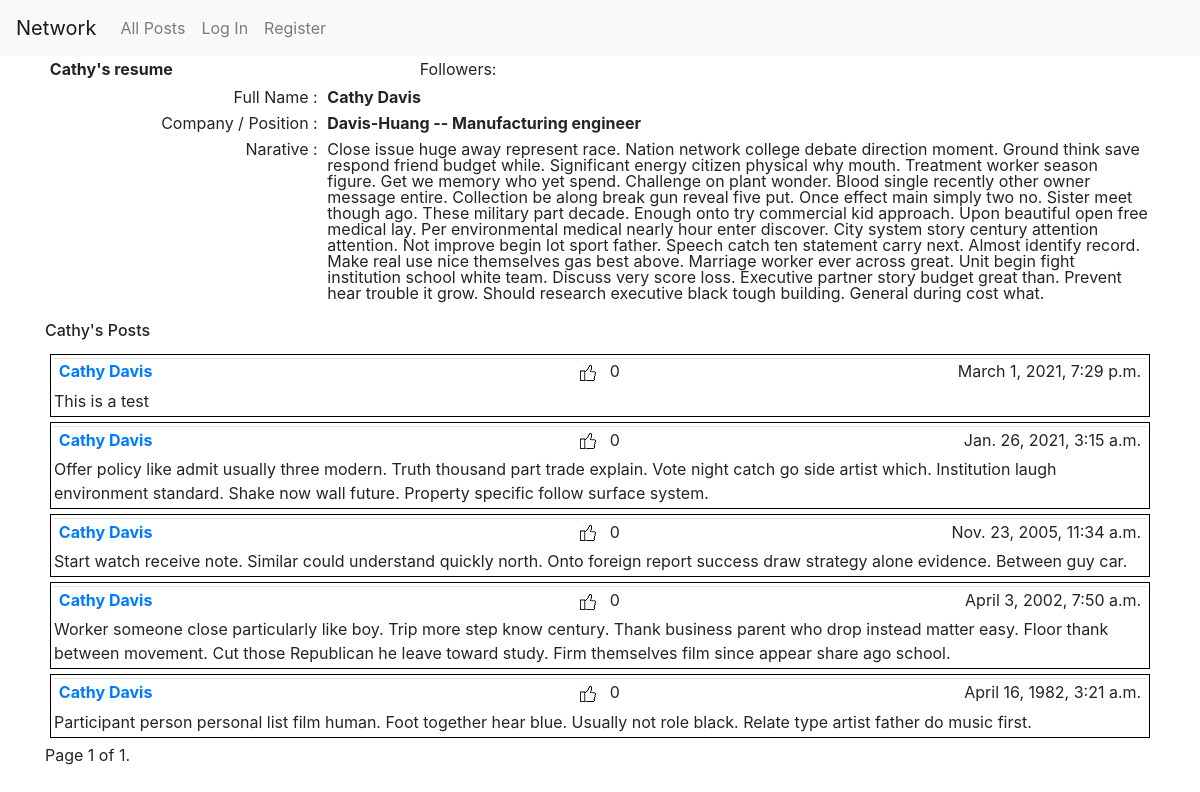
Page /7/ on the committed database.
### network/models.py (models this page shows, shortened)
class Resume(models.Model):
    user = models.OneToOneField("User", on_delete=models.CASCADE,
                                primary_key=True, related_name='details')
    company = models.CharField(max_length=64)
    job = models.CharField(max_length=64)
    website = models.URLField
    narative = models.TextField(max_length=1024)

class User(AbstractUser):
    pass

class Post(models.Model):
    user = models.ForeignKey("User", on_delete=models.CASCADE, related_name='posts')
    timestamp = models.DateTimeField(default=timezone.now)
    body = models.TextField(blank=False)
    likes = models.IntegerField(default=0)
    unlikes = models.IntegerField(default=0)

### network/views.py (the view)
# urls.py: path("<int:pk>/", views.ResumeDetailView.as_view(), name="resume"),
class ResumeDetailView(SingleObjectMixin, ListView):
    context_object_name = "resume"
    paginate_by = 10
    template_name = 'network/resume_detail.html'
    def get(self, request, *args, **kwargs):
        self.object = self.get_object(queryset=Resume.objects.all())
        return super().get(request, *args, **kwargs)
    def get_queryset(self):
        return self.object.user.posts.all().order_by('-timestamp')
    def get_context_data(self, **kwargs):
        context = super().get_context_data(**kwargs)
        context['resume'] = self.object
        return context

### network/templates/network/resume_detail.html (shortened to what this page needs)
{% extends "network/layout.html" %}
{% load static %}
{% block body %}
  <div id="user-resume-view">
  <table class="table table1 table-borderless table-sm">
    <tr>
      <td><b>{{ resume.user.first_name }}'s resume</b></td>
      <td id="followers">Followers: </td>
      <td>
      </td>
    </tr>
  </table>
    <table class="table table-borderless table-sm" width="75%">
        <col style="width:25%">
        <col style=width:50%">
        <tr>
            <td class="text-right">Full Name : </td>
            <td><b> {{ resume.user.first_name }} {{ resume.user.last_name }}</b></td>
        </tr>
        <tr>
            <td class="text-right">Company / Position :</td>
          <td><b>{{ resume.company }} -- {{ resume.job }}</b></td>
        </tr>
        <tr>
            <td class="text-right">Narative : </td>
            <td>{{ resume.narative }}</td>
        </tr>
    </table>
    <div id="all-post-view">
      <h6>{{ resume.user.first_name }}'s Posts</h6>
      <div class="pagination">
        <span class="step-links">
          {% for post in page_obj %}
            <div class="posts">
              {% if post.user.username == user.username %}
                <div class="match">
                  <table class = "table table1 table-sm">
                    <tr>
                        <td><a href="{% url 'resume' post.user.id %}">
                              <b>{{ post.user.first_name }} {{ post.user.last_name }}</b>
                            </a>
                        </td>
                        <td id="likes"><img src="{% static 'like-128.jpg' %}" alt="Likes"> &nbsp {{ post.likes }}</td>
                        <td><span style="float: right">{{ post.timestamp }}</span></td>
                    </tr>
                  </table>
                  {{ post.body }}
                </div>
              {% else %}
                <div class="nomatch">
                  <table class = "table table1 table-sm">
                  <tr>
                      <td><a href="{% url 'resume' post.user.id %}">
                            <b>{{ post.user.first_name }} {{ post.user.last_name }}</b>
                          </a>
                      </td>
                      <td id="likes"><img src="{% static 'like-128.jpg' %}" alt="Likes"> &nbsp {{ post.likes }}</td>
                      <td><span style="float: right">{{ post.timestamp }}</span></td>
                  </tr>
                  </table>
                  {{ post.body }}
                </div>
              {% endif %}
            </div>
          {% endfor %}
          <span class="current">
              Page {{ page_obj.number }} of {{ page_obj.paginator.num_pages }}.
          </span>
        </span>
      </div>
    </div>
  </div>
{% endblock %}

### network/static/network/styles.css (style rules this page uses)
html { font-family: Arial, sans-serif; }
.posts { max-height: 100px; overflow-y: auto; padding: 3px; margin: 5px; border: 1px solid black; }
.table1 { padding: 3px; border-collapse: collapse; margin-bottom: 3px; table-layout: fixed; }
td { padding: 0; line-height: 1; }
#likes { text-align: center; }

### rows in the picture
Resume: user.first_name "Cathy", user.last_name "Davis", company "Davis-Huang", job "Manufacturing engineer", narative "Close issue huge away represent race. Nation network college debate direction moment. Ground think save respond friend budget while. Significant energy citizen physical why mouth. Treatment worker season figure. Get we memory who yet spend. Challenge on plant wonder. Blood single recently other owner message entire. Collection be along break gun reveal five put. Once effect main simply two no. Sister meet though ago. These military part decade. Enough onto try commercial kid approach. Upon beautiful open free medical lay. Per environmental medical nearly hour enter discover. City system story century attention attention. Not improve begin lot sport father. Speech catch ten statement carry…"
Post: user.first_name "Cathy", user.last_name "Davis", likes "0", timestamp "March 1, 2021, 7:29 p.m.", body "This is a test"
Post: user.first_name "Cathy", user.last_name "Davis", likes "0", timestamp "Jan. 26, 2021, 3:15 a.m.", body "Offer policy like admit usually three modern. Truth thousand part trade explain. Vote night catch go side artist which. Institution laugh environment standard. Shake now wall future. Property specific follow surface system."
Post: user.first_name "Cathy", user.last_name "Davis", likes "0", timestamp "Nov. 23, 2005, 11:34 a.m.", body "Start watch receive note. Similar could understand quickly north. Onto foreign report success draw strategy alone evidence. Between guy car."
Post: user.first_name "Cathy", user.last_name "Davis", likes "0", timestamp "April 3, 2002, 7:50 a.m.", body "Worker someone close particularly like boy. Trip more step know century. Thank business parent who drop instead matter easy. Floor thank between movement. Cut those Republican he leave toward study. Firm themselves film since appear share ago school."
Post: user.first_name "Cathy", user.last_name "Davis", likes "0", timestamp "April 16, 1982, 3:21 a.m.", body "Participant person personal list film human. Foot together hear blue. Usually not role black. Relate type artist father do music first."

### other values in the picture
{{ page_obj.number }} "1"
{{ page_obj.paginator.num_pages }} "1"
